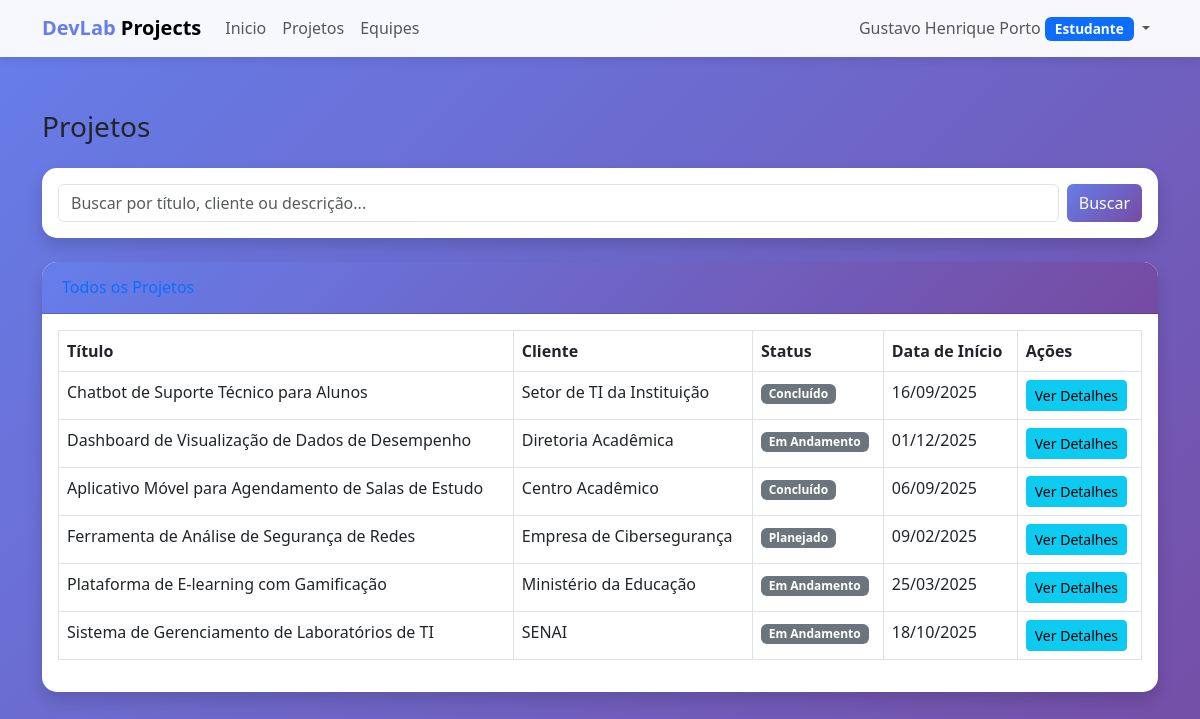
Screenshot of /projetos/ (signed in) with the database file from the repository.
### devlab/meuapp/models.py (models this page shows, shortened)
class Usuario(AbstractUser):
    TIPO_CHOICES = [
        ('coordenador', 'Coordenador'),
        ('professor', 'Professor'),
        ('estudante', 'Estudante'),
    ]
    tipo = models.CharField(max_length=20, choices=TIPO_CHOICES, default='estudante')
    matricula = models.CharField(max_length=20, unique=True, null=True, blank=True)
    cpf = models.CharField(max_length=11, unique=True, null=True, blank=True)
    data_nascimento = models.DateField(null=True, blank=True)
    funcao = models.CharField(max_length=100, blank=True, verbose_name="Função")
    class Meta:
        verbose_name = 'Usuário'
        verbose_name_plural = 'Usuários'

class Projeto(models.Model):
    STATUS_CHOICES = [
        ('planejado', 'Planejado'),
        ('andamento', 'Em Andamento'),
        ('concluido', 'Concluído'),
    ]
    titulo = models.CharField(max_length=200)
    descricao = models.TextField()
    cliente = models.CharField(max_length=200)
    status = models.CharField(max_length=20, choices=STATUS_CHOICES, default='planejado')
    data_inicio = models.DateField()
    data_fim_prevista = models.DateField()
    participantes = models.ManyToManyField(Usuario, through='ParticipacaoProjeto', related_name='projetos_participando')
    criado_em = models.DateTimeField(auto_now_add=True)
    atualizado_em = models.DateTimeField(auto_now=True)
    class Meta:
        verbose_name = 'Projeto'
        verbose_name_plural = 'Projetos'
        ordering = ['-criado_em']

### devlab/meuapp/views.py (the view)
# urls.py: path('projetos/', views.projeto_lista, name='projeto_lista'),
@login_required
def projeto_lista(request):
    projetos = Projeto.objects.all()
    query = request.GET.get('q')
    if query:
        projetos = projetos.filter(
            Q(titulo__icontains=query) |
            Q(cliente__icontains=query) |
            Q(descricao__icontains=query)
        )
    return render(request, 'projetos/lista.html', {'projetos': projetos})

### devlab/meuapp/templates/projetos/lista.html (shortened to what this page needs)
{% extends 'base.html' %}
{% block content %}
<div class="container-fluid">
    <div class="d-sm-flex align-items-center justify-content-between mb-4">
        <h1 class="h3 mb-0 text-gray-800">Projetos</h1>
    </div>
    <div class="card shadow mb-4">
        <div class="card-body">
            <form method="get" action="{% url 'projeto_lista' %}" class="d-flex">
                <input type="text" name="q" class="form-control me-2" placeholder="Buscar por título, cliente ou descrição..." value="{{ request.GET.q }}">
                <button class="btn btn-primary" type="submit">
                     Buscar
                </button>
            </form>
        </div>
    </div>
    <div class="card shadow mb-4">
        <div class="card-header py-3">
            <h6 class="m-0 font-weight-bold text-primary">Todos os Projetos</h6>
        </div>
        <div class="card-body">
            <div class="table-responsive">
                <table class="table table-bordered" id="dataTable" width="100%" cellspacing="0">
                    <thead>
                        <tr>
                            <th>Título</th>
                            <th>Cliente</th>
                            <th>Status</th>
                            <th>Data de Início</th>
                            <th>Ações</th>
                        </tr>
                    </thead>
                    <tbody>
                        {% for projeto in projetos %}
                        <tr>
                            <td>{{ projeto.titulo }}</td>
                            <td>{{ projeto.cliente }}</td>
                            <td><span class="badge bg-secondary">{{ projeto.get_status_display }}</span></td>
                            <td>{{ projeto.data_inicio|date:"d/m/Y" }}</td>
                            <td>
                                <a href="{% url 'projeto_detalhes' pk=projeto.pk %}" class="btn btn-info btn-sm">Ver Detalhes</a>
                            </td>
                        </tr>
                        {% empty %}
                        <tr>
                            <td colspan="5" class="text-center">Nenhum projeto encontrado.</td>
                        </tr>
                        {% endfor %}
                    </tbody>
                </table>
            </div>
        </div>
    </div>
</div>
{% endblock %}

### devlab/meuapp/templates/base.html (shortened to what this page needs)
<!DOCTYPE html>
<html lang="pt-br">
<head>
    <link href="https://cdn.jsdelivr.net/npm/bootstrap@5.3.0/dist/css/bootstrap.min.css" rel="stylesheet">
</head>
<body>
    {% if user.is_authenticated %}
    <nav class="navbar navbar-expand-lg navbar-light bg-light fixed-top">
        <div class="container">
            <a class="navbar-brand fw-bold" href="{% url 'dashboard' %}">
                <span style="color: #667eea;">DevLab</span> Projects
            </a>
            <div class="collapse navbar-collapse" id="navbarNav">
                <ul class="navbar-nav me-auto">
                    <li class="nav-item">
                        <a class="nav-link" href="{% url 'dashboard' %}">Inicio</a>
                    </li>
                    <li class="nav-item">
                        <a class="nav-link" href="{% url 'projeto_lista' %}">Projetos</a>
                    </li>
                    <li class="nav-item">
                        <a class="nav-link" href="{% url 'equipe_lista' %}">Equipes</a>
                    </li>
                </ul>
                <ul class="navbar-nav">
                    <li class="nav-item dropdown">
                        <a class="nav-link dropdown-toggle" href="#" id="userDropdown" role="button"
                           data-bs-toggle="dropdown">
                            {{ user.get_full_name|default:user.username }}
                            <span class="badge bg-primary badge-tipo">{{ user.get_tipo_display }}</span>
                        </a>
                    </li>
                </ul>
            </div>
        </div>
    </nav>
    {% endif %}
    <div class="container main-content">
        {% block content %}{% endblock %}
    </div>
</body>
</html>

### devlab/meuapp/templates/base.html (style rules this page uses)
body { min-height: 100vh; background: linear-gradient(135deg, #667eea 0%, #764ba2 100%); }
.navbar { background: rgba(255, 255, 255, 0.95) !important; box-shadow: 0 2px 10px rgba(0,0,0,0.1); }
.main-content { margin-top: 80px; padding: 30px 0; }
.card { border: none; border-radius: 15px; box-shadow: 0 5px 20px rgba(0,0,0,0.1); margin-bottom: 20px; }
.card-header { background: linear-gradient(135deg, #667eea 0%, #764ba2 100%); color: white; border-radius: 15px 15px 0 0 !important; padding: 20px; }
.badge-tipo { font-size: 0.85em; padding: 5px 10px; }
.btn-primary { background: linear-gradient(135deg, #667eea 0%, #764ba2 100%); border: none; }

### rows the page displays
Usuario: get_full_name "Gustavo Henrique Porto", tipo "Estudante"
Projeto: titulo "Chatbot de Suporte Técnico para Alunos", cliente "Setor de TI da Instituição", status "Concluído", data_inicio "16/09/2025"
Projeto: titulo "Dashboard de Visualização de Dados de Desempenho", cliente "Diretoria Acadêmica", status "Em Andamento", data_inicio "01/12/2025"
Projeto: titulo "Aplicativo Móvel para Agendamento de Salas de Estudo", cliente "Centro Acadêmico", status "Concluído", data_inicio "06/09/2025"
Projeto: titulo "Ferramenta de Análise de Segurança de Redes", cliente "Empresa de Cibersegurança", status "Planejado", data_inicio "09/02/2025"
Projeto: titulo "Plataforma de E-learning com Gamificação", cliente "Ministério da Educação", status "Em Andamento", data_inicio "25/03/2025"
Projeto: titulo "Sistema de Gerenciamento de Laboratórios de TI", cliente "SENAI", status "Em Andamento", data_inicio "18/10/2025"
